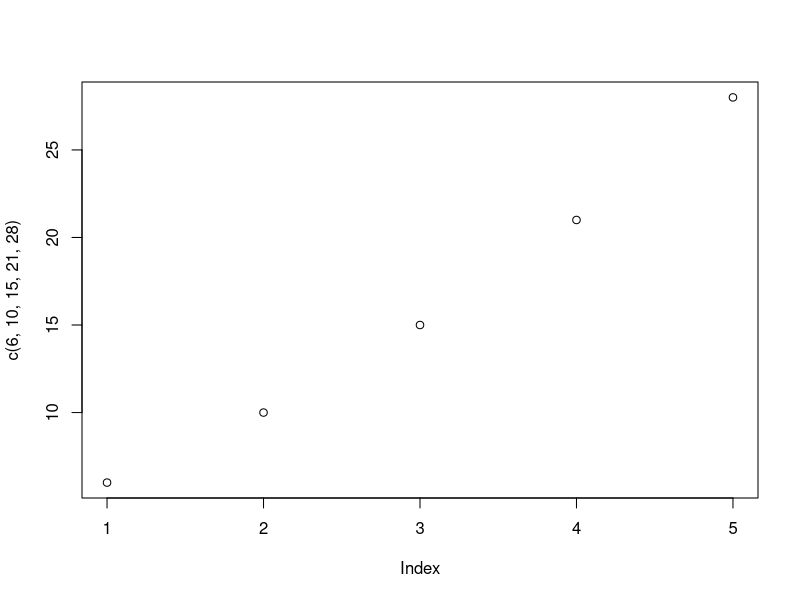
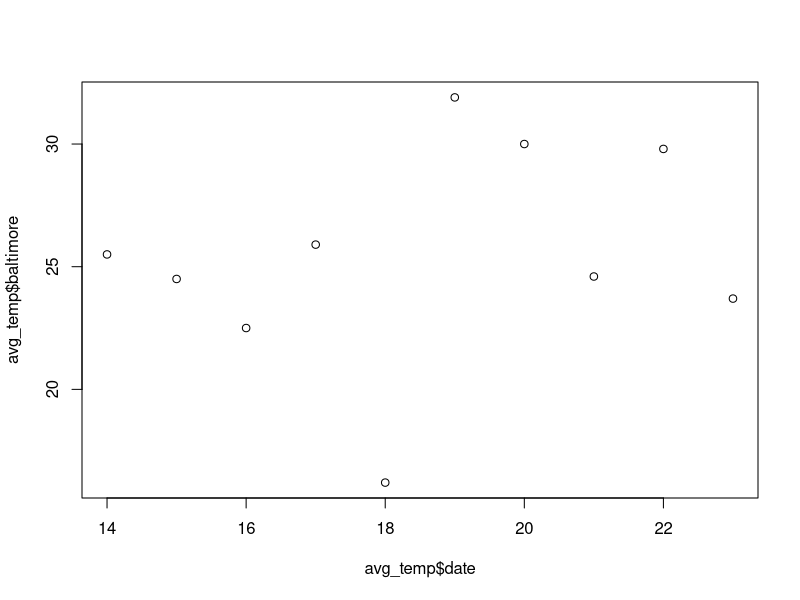
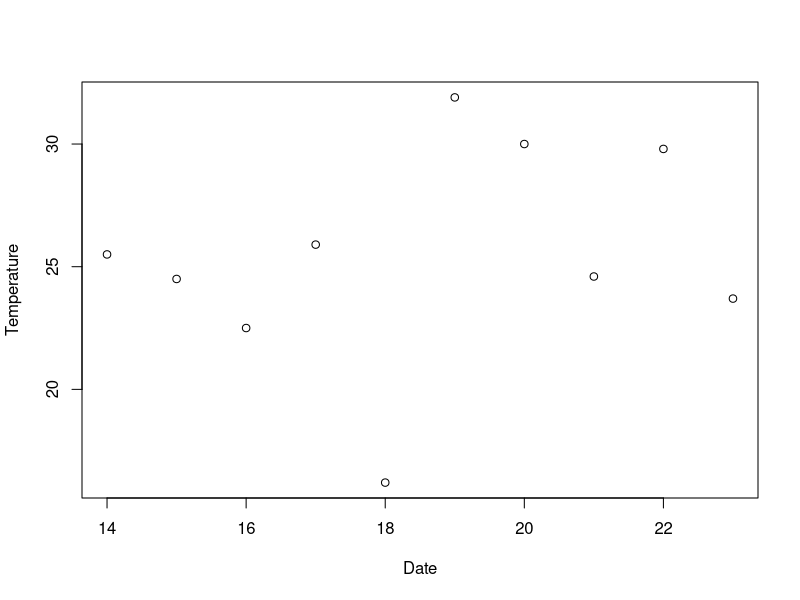
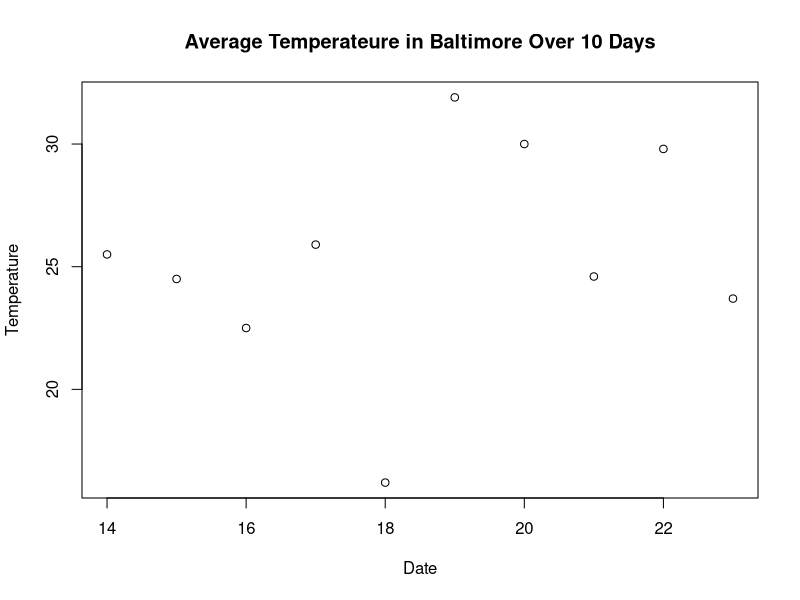
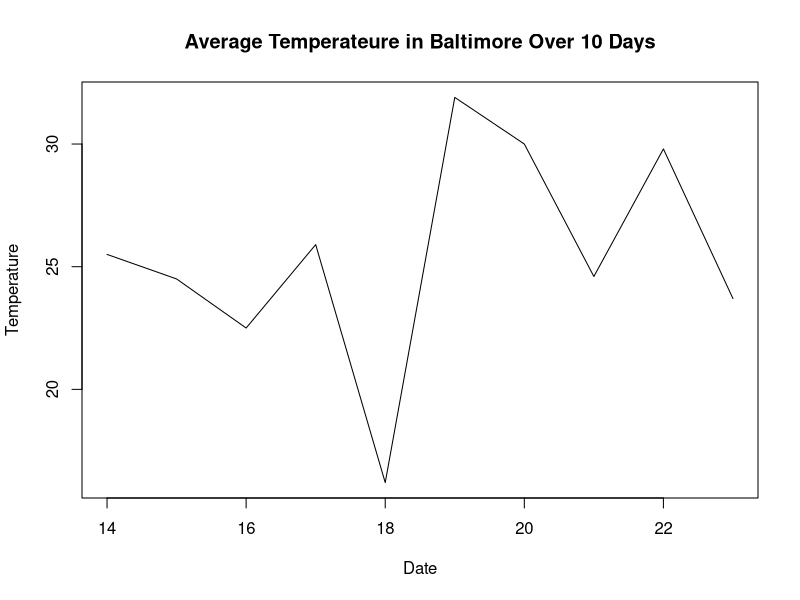
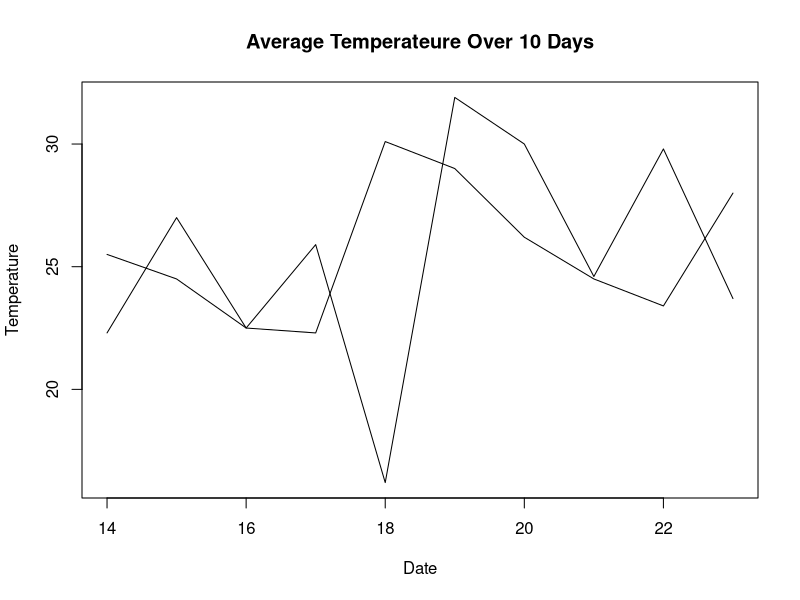
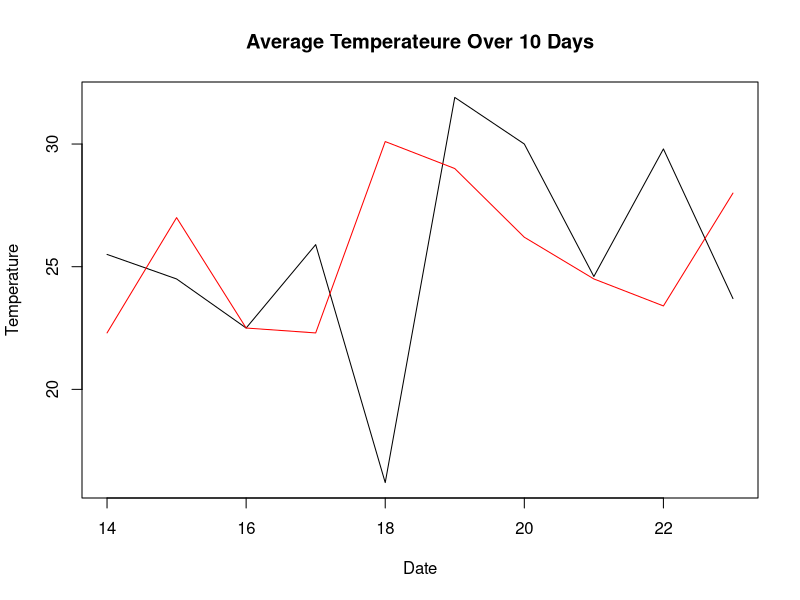
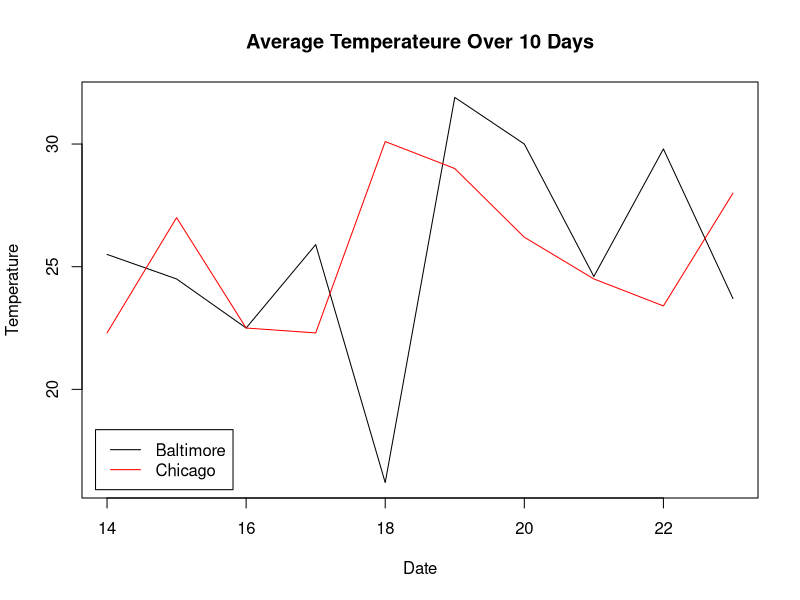

The R source for these figures, in order:
## ---- chunk 1
plot(c(6, 10, 15, 21, 28))
## ---- chunk 2
# Let's make a data frame with some fake average temperature data
avg_temp <- data.frame(
  baltimore = c(25.5, 24.5, 22.5, 25.9, 16.2, 31.9, 30.0, 24.6, 29.8, 23.7),
  chicago = c(22.3, 27.0, 22.5, 22.3, 30.1, 29.0, 26.2, 24.5, 23.4, 28.0),
  date = 14:23
)

plot(avg_temp$date, avg_temp$baltimore)
## ---- chunk 3
plot(avg_temp$date, avg_temp$baltimore, xlab = "Date", ylab = "Temperature")
## ---- chunk 4
plot(avg_temp$date, avg_temp$baltimore, xlab = "Date", ylab = "Temperature",
     main = "Average Temperateure in Baltimore Over 10 Days")
## ---- chunk 5
plot(avg_temp$date, avg_temp$baltimore, xlab = "Date", ylab = "Temperature",
     main = "Average Temperateure in Baltimore Over 10 Days", type = "l")
## ---- chunk 6
plot(avg_temp$date, avg_temp$baltimore, xlab = "Date", ylab = "Temperature",
     main = "Average Temperateure Over 10 Days", type = "l")
lines(avg_temp$date, avg_temp$chicago)
## ---- chunk 7
plot(avg_temp$date, avg_temp$baltimore, xlab = "Date", ylab = "Temperature",
     main = "Average Temperateure Over 10 Days", type = "l")
lines(avg_temp$date, avg_temp$chicago, col = "red")
## ---- chunk 8
plot(avg_temp$date, avg_temp$baltimore, xlab = "Date", ylab = "Temperature",
     main = "Average Temperateure Over 10 Days", type = "l")
lines(avg_temp$date, avg_temp$chicago, col = "red")
legend("bottomleft",              # specifies the location of the legend
       c("Baltimore", "Chicago"), # Adds strings to the legend
       lty = 1,                   # Draws a line next to each string
       col = c("black", "red"),   # colors each line
       inset=c(.02,.02))          # moves the legend away from each axis a little
       
